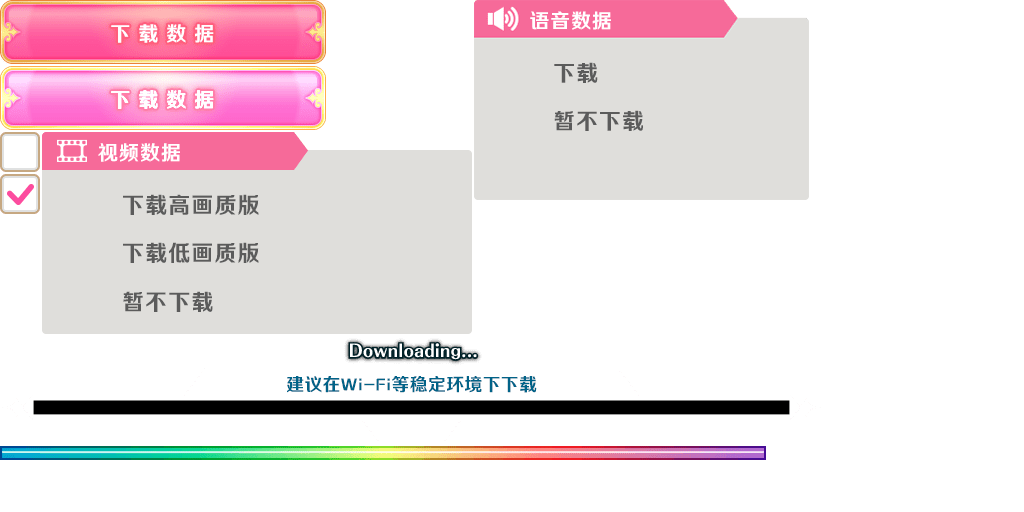
#> input picture assets/package/download/data_download0.png, 1024 x 512 px
$ python -i build_apk_catalog.py   (imports and definitions only)
#> lines starting #> are read from the running program, lines starting #| are printed output that depends on the picture
#!/usr/bin/env python3
"""Build deterministic physical-image and logical-frame catalogs.

This script consumes the verified outputs of ``extract_apk_images.py`` and
``extract_plist_images.py``.  It deliberately keeps physical payload instances
separate from restored logical atlas frames: the two layers have different
replacement semantics and their counts must never be added as if equivalent.
"""

from __future__ import annotations

import argparse
import csv
import hashlib
import json
import math
from datetime import datetime, timezone
from pathlib import Path
from typing import Iterable

import numpy as np
from PIL import Image


SCHEMA_VERSION = 1


def sha256_file(path: Path) -> str:
    digest = hashlib.sha256()
    with path.open("rb") as handle:
        for block in iter(lambda: handle.read(1024 * 1024), b""):
            digest.update(block)
    return digest.hexdigest().upper()


def dct_matrix(size: int) -> np.ndarray:
    positions = np.arange(size, dtype=np.float64)
    frequencies = positions[:, None]
    matrix = np.cos((math.pi / size) * (positions + 0.5) * frequencies)
    matrix[0, :] *= math.sqrt(1.0 / size)
    matrix[1:, :] *= math.sqrt(2.0 / size)
    return matrix


DCT32 = dct_matrix(32)


def image_fingerprints(path: Path) -> dict[str, object]:
    """Return format-independent RGBA SHA-256 and a 64-bit perceptual hash."""
    with Image.open(path) as image:
#> image is the input picture: PIL image 1024x512 P; mean R, G, B, A 136.8, 146.4, 130.1, 116
        image.load()
        source_format = image.format or ""
#> source_format = 'PNG'
        width, height = image.size
#> width = 1024; height = 512
        frames = int(getattr(image, "n_frames", 1))
#> frames = 1
        mode = image.mode
#> mode = 'P'
        has_alpha = "A" in image.getbands() or "transparency" in image.info
#> has_alpha = True
        rgba = image.convert("RGBA")
        header = width.to_bytes(8, "big") + height.to_bytes(8, "big") + b"RGBA"
        pixel_sha256 = hashlib.sha256(header + rgba.tobytes()).hexdigest().upper()

        # Composite on both canonical backgrounds before averaging.  This keeps
        # transparent glyphs visible while remaining deterministic for opaque art.
        white = Image.new("RGBA", rgba.size, "white")
#> white: PIL image 1024x512 RGBA; every value is 255
        black = Image.new("RGBA", rgba.size, "black")
        white.alpha_composite(rgba)
        black.alpha_composite(rgba)
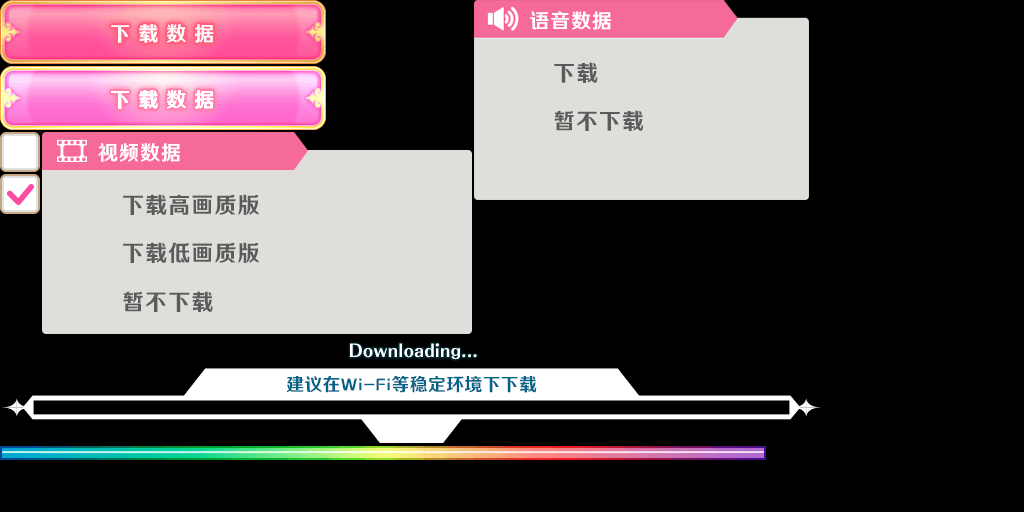
#> black: PIL image 1024x512 RGBA; mean R, G, B, A 97.9, 85.3, 88.4, 255
        gray_white = np.asarray(
            white.convert("L").resize((32, 32), Image.Resampling.LANCZOS),
            dtype=np.float64,
        )
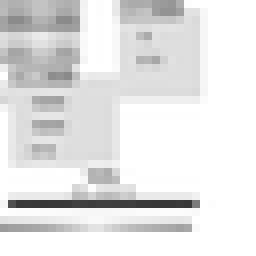
#> gray_white: shape (32, 32) float64 (shown 8 times larger); min 56, max 255, mean 228.2
        gray_black = np.asarray(
            black.convert("L").resize((32, 32), Image.Resampling.LANCZOS),
            dtype=np.float64,
        )
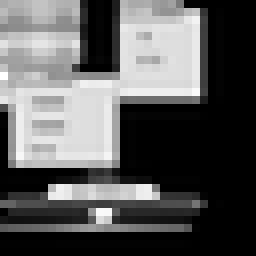
#> gray_black: shape (32, 32) float64 (shown 8 times larger); min 0, max 255, mean 90.5
        gray = (gray_white + gray_black) / 2.0
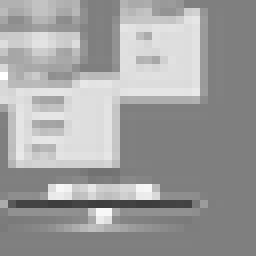
#> gray: shape (32, 32) float64 (shown 8 times larger); min 61, max 255, mean 159.3
        dct = DCT32 @ gray @ DCT32.T
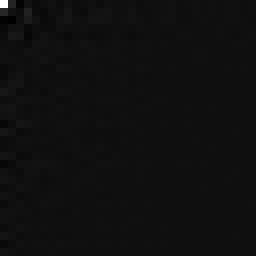
#> dct: shape (32, 32) float64 (shown 8 times larger); min -334.9, max 5098.2, mean 5.1; drawn with min black and max white
        low = dct[:8, :8]
        median = float(np.median(low.reshape(-1)[1:]))
#> median = -0.94
        bits = (low >= median).reshape(-1)
        value = 0
        for bit in bits:
            value = (value << 1) | int(bit)
#> this loop made 64 passes
#> (bit, value) on passes 3 to 14: (False, 6), (True, 13), (False, 26), (False, 52), (True, 105), (False, 210), (True, 421), (True, 843), (False, 1686), (True, 3373), (False, 6746), (False, 13492)
#> value on passes 1 to 2: 1, 3
#> after the loop, value = 15190669449239698414
        phash64 = f"{value:016X}"
#> phash64 = 'D2D01961664F9BEE'

    return {
        "format": source_format,
        "width": width,
        "height": height,
        "mode": mode,
        "frames": frames,
        "has_alpha": has_alpha,
        "encoded_sha256": sha256_file(path),
        "pixel_sha256": pixel_sha256,
        "phash64": phash64,
        "encoded_bytes": path.stat().st_size,
    }


def read_csv(path: Path) -> list[dict[str, str]]:
    with path.open(encoding="utf-8-sig", newline="") as handle:
        return list(csv.DictReader(handle))


# [7 lines left out: function write_csv, not called in this run]


def absolute_source(apk: Path, entry: str) -> str:
    return f"{apk}!/{entry}"


def ensure_hash(expected: str, actual: str, context: str) -> None:
    if expected and expected.upper() != actual.upper():
        raise ValueError(f"{context}: SHA-256 mismatch: manifest={expected} actual={actual}")


# [87 lines left out: functions catalog_physical, catalog_logical, not called in this run]


def duplicate_summary(rows: Iterable[dict[str, object]], field: str) -> dict[str, int]:
    values = [str(row[field]) for row in rows]
    return {"instances": len(values), "unique": len(set(values))}


# [55 lines left out: function main, not called in this run]


# [2 lines not run here, left out]

#> (the run stopped early here; a loop or call above may not have finished)
